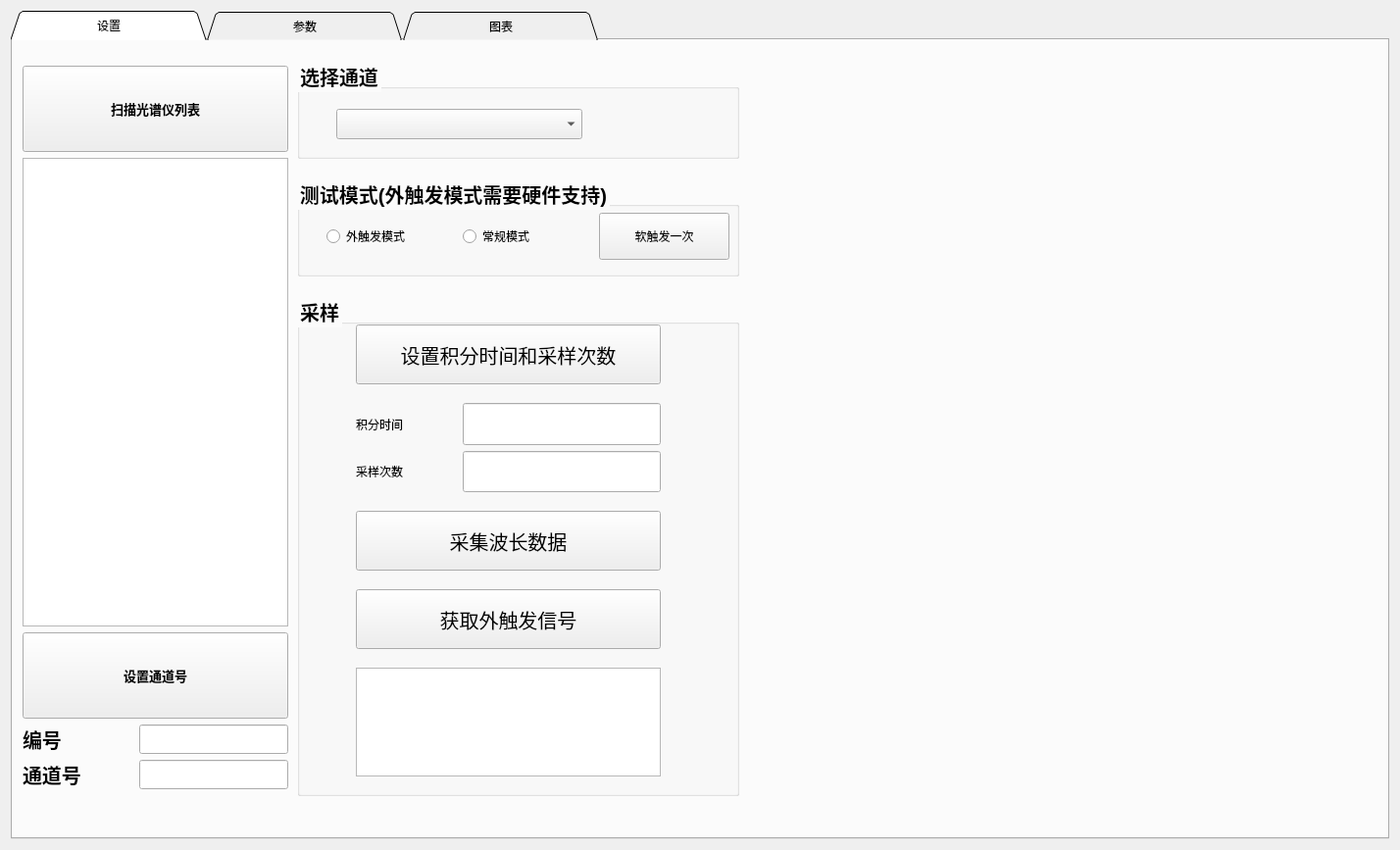
<?xml version="1.0" encoding="UTF-8"?>
<ui version="4.0">
 <class>Widget</class>
 <widget class="QWidget" name="Widget">
  <property name="geometry">
   <rect>
    <x>0</x>
    <y>0</y>
    <width>1428</width>
    <height>867</height>
   </rect>
  </property>
  <property name="minimumSize">
   <size>
    <width>500</width>
    <height>500</height>
   </size>
  </property>
  <property name="windowTitle">
   <string>Widget</string>
  </property>
  <layout class="QVBoxLayout" name="verticalLayout">
   <item>
    <widget class="QTabWidget" name="tabWidget">
     <property name="cursor">
      <cursorShape>ArrowCursor</cursorShape>
     </property>
     <property name="styleSheet">
      <string notr="true">QTabBar::tab{width:200px; height:30px}</string>
     </property>
     <property name="tabShape">
      <enum>QTabWidget::Triangular</enum>
     </property>
     <property name="currentIndex">
      <number>0</number>
     </property>
     <property name="iconSize">
      <size>
       <width>16</width>
       <height>16</height>
      </size>
     </property>
     <property name="elideMode">
      <enum>Qt::ElideNone</enum>
     </property>
     <property name="usesScrollButtons">
      <bool>true</bool>
     </property>
     <property name="tabsClosable">
      <bool>false</bool>
     </property>
     <property name="movable">
      <bool>false</bool>
     </property>
     <property name="tabBarAutoHide">
      <bool>false</bool>
     </property>
     <widget class="QWidget" name="setting">
      <property name="enabled">
       <bool>true</bool>
      </property>
      <attribute name="title">
       <string>设置</string>
      </attribute>
      <widget class="QGroupBox" name="groupBox">
       <property name="geometry">
        <rect>
         <x>290</x>
         <y>20</y>
         <width>451</width>
         <height>101</height>
        </rect>
       </property>
       <property name="styleSheet">
        <string notr="true">QGroupBox{
	font-size: 20px;
	font-weight: bold;
}</string>
       </property>
       <property name="title">
        <string>选择通道</string>
       </property>
       <widget class="QComboBox" name="comboBox">
        <property name="geometry">
         <rect>
          <x>40</x>
          <y>50</y>
          <width>251</width>
          <height>31</height>
         </rect>
        </property>
        <property name="editable">
         <bool>false</bool>
        </property>
        <property name="currentText">
         <string/>
        </property>
        <property name="currentIndex">
         <number>-1</number>
        </property>
       </widget>
      </widget>
      <widget class="QGroupBox" name="groupBox_2">
       <property name="geometry">
        <rect>
         <x>290</x>
         <y>140</y>
         <width>451</width>
         <height>101</height>
        </rect>
       </property>
       <property name="styleSheet">
        <string notr="true">QGroupBox{
	font-size: 20px;
	font-weight: bold;
}</string>
       </property>
       <property name="title">
        <string>测试模式(外触发模式需要硬件支持)</string>
       </property>
       <widget class="QWidget" name="">
        <property name="geometry">
         <rect>
          <x>30</x>
          <y>30</y>
          <width>411</width>
          <height>61</height>
         </rect>
        </property>
        <layout class="QHBoxLayout" name="horizontalLayout_13">
         <item>
          <widget class="QRadioButton" name="radioButton_2">
           <property name="text">
            <string>外触发模式</string>
           </property>
          </widget>
         </item>
         <item>
          <widget class="QRadioButton" name="radioButton">
           <property name="text">
            <string>常规模式 </string>
           </property>
          </widget>
         </item>
         <item>
          <widget class="QPushButton" name="pushButton_3">
           <property name="maximumSize">
            <size>
             <width>250</width>
             <height>16777215</height>
            </size>
           </property>
           <property name="styleSheet">
            <string notr="true">QPushButton{
	height: 40px;
	width: 80px;
}</string>
           </property>
           <property name="text">
            <string>软触发一次</string>
           </property>
          </widget>
         </item>
        </layout>
       </widget>
      </widget>
      <widget class="QGroupBox" name="groupBox_3">
       <property name="geometry">
        <rect>
         <x>290</x>
         <y>260</y>
         <width>451</width>
         <height>511</height>
        </rect>
       </property>
       <property name="styleSheet">
        <string notr="true">QGroupBox{
	font-size: 20px;
	font-weight: bold;
}</string>
       </property>
       <property name="title">
        <string>采样</string>
       </property>
       <widget class="QPushButton" name="pushButton_4">
        <property name="geometry">
         <rect>
          <x>60</x>
          <y>30</y>
          <width>311</width>
          <height>61</height>
         </rect>
        </property>
        <property name="styleSheet">
         <string notr="true">QPushButton{
	font-size: 20px;
}</string>
        </property>
        <property name="text">
         <string>设置积分时间和采样次数</string>
        </property>
       </widget>
       <widget class="QPushButton" name="pushButton_5">
        <property name="geometry">
         <rect>
          <x>60</x>
          <y>220</y>
          <width>311</width>
          <height>61</height>
         </rect>
        </property>
        <property name="styleSheet">
         <string notr="true">QPushButton{
	font-size: 20px;
}</string>
        </property>
        <property name="text">
         <string>采集波长数据</string>
        </property>
       </widget>
       <widget class="QPushButton" name="pushButton_6">
        <property name="geometry">
         <rect>
          <x>60</x>
          <y>300</y>
          <width>311</width>
          <height>61</height>
         </rect>
        </property>
        <property name="styleSheet">
         <string notr="true">QPushButton{
	font-size: 20px;
}</string>
        </property>
        <property name="text">
         <string>获取外触发信号</string>
        </property>
       </widget>
       <widget class="QTextEdit" name="textEdit_5">
        <property name="geometry">
         <rect>
          <x>60</x>
          <y>380</y>
          <width>311</width>
          <height>111</height>
         </rect>
        </property>
       </widget>
       <widget class="QWidget" name="">
        <property name="geometry">
         <rect>
          <x>60</x>
          <y>110</y>
          <width>311</width>
          <height>91</height>
         </rect>
        </property>
        <layout class="QVBoxLayout" name="verticalLayout_5">
         <item>
          <layout class="QHBoxLayout" name="horizontalLayout_14">
           <item>
            <widget class="QLabel" name="label_6">
             <property name="text">
              <string>积分时间</string>
             </property>
            </widget>
           </item>
           <item>
            <widget class="QLineEdit" name="lineEdit_3">
             <property name="styleSheet">
              <string notr="true">QLineEdit{
	max-height: 50px;
	max-width: 200px;
}</string>
             </property>
            </widget>
           </item>
          </layout>
         </item>
         <item>
          <layout class="QHBoxLayout" name="horizontalLayout_15">
           <item>
            <widget class="QLabel" name="label_16">
             <property name="text">
              <string>采样次数</string>
             </property>
            </widget>
           </item>
           <item>
            <widget class="QLineEdit" name="lineEdit_4">
             <property name="styleSheet">
              <string notr="true">QLineEdit{
	max-height: 50px;
	max-width: 200px;
}</string>
             </property>
            </widget>
           </item>
          </layout>
         </item>
        </layout>
       </widget>
      </widget>
      <widget class="QWidget" name="">
       <property name="geometry">
        <rect>
         <x>10</x>
         <y>26</y>
         <width>271</width>
         <height>738</height>
        </rect>
       </property>
       <layout class="QVBoxLayout" name="verticalLayout_4">
        <item>
         <widget class="QPushButton" name="scanningButton">
          <property name="minimumSize">
           <size>
            <width>0</width>
            <height>0</height>
           </size>
          </property>
          <property name="font">
           <font>
            <family>Agency FB</family>
            <pointsize>10</pointsize>
            <weight>75</weight>
            <italic>false</italic>
            <bold>true</bold>
            <underline>false</underline>
            <stylestrategy>PreferDefault</stylestrategy>
           </font>
          </property>
          <property name="styleSheet">
           <string notr="true">QPushButton{
	height: 80px;
}</string>
          </property>
          <property name="text">
           <string>扫描光谱仪列表</string>
          </property>
          <property name="iconSize">
           <size>
            <width>20</width>
            <height>20</height>
           </size>
          </property>
          <property name="autoDefault">
           <bool>true</bool>
          </property>
          <property name="default">
           <bool>false</bool>
          </property>
          <property name="flat">
           <bool>false</bool>
          </property>
         </widget>
        </item>
        <item>
         <widget class="QListWidget" name="spectList">
          <property name="minimumSize">
           <size>
            <width>0</width>
            <height>400</height>
           </size>
          </property>
          <property name="styleSheet">
           <string notr="true">QListWidget{
	size: 400px;
}</string>
          </property>
          <property name="resizeMode">
           <enum>QListView::Adjust</enum>
          </property>
         </widget>
        </item>
        <item>
         <widget class="QPushButton" name="setChannelNumberButton">
          <property name="minimumSize">
           <size>
            <width>0</width>
            <height>0</height>
           </size>
          </property>
          <property name="font">
           <font>
            <family>Agency FB</family>
            <pointsize>10</pointsize>
            <weight>75</weight>
            <italic>false</italic>
            <bold>true</bold>
            <underline>false</underline>
            <stylestrategy>PreferDefault</stylestrategy>
           </font>
          </property>
          <property name="styleSheet">
           <string notr="true">QPushButton{
	height: 80px;
}</string>
          </property>
          <property name="text">
           <string>设置通道号</string>
          </property>
          <property name="iconSize">
           <size>
            <width>20</width>
            <height>20</height>
           </size>
          </property>
          <property name="autoDefault">
           <bool>true</bool>
          </property>
          <property name="default">
           <bool>false</bool>
          </property>
          <property name="flat">
           <bool>false</bool>
          </property>
         </widget>
        </item>
        <item>
         <layout class="QHBoxLayout" name="horizontalLayout_2">
          <item>
           <widget class="QLabel" name="label_2">
            <property name="styleSheet">
             <string notr="true">QLabel{
	font-size: 20px;
	font-weight: bold;
	
}</string>
            </property>
            <property name="text">
             <string>编号</string>
            </property>
            <property name="wordWrap">
             <bool>false</bool>
            </property>
            <property name="margin">
             <number>20</number>
            </property>
           </widget>
          </item>
          <item>
           <widget class="QLineEdit" name="numberEdit">
            <property name="styleSheet">
             <string notr="true">QLineEdit{
	max-height: 30px;
	max-width: 150px;
}</string>
            </property>
            <property name="alignment">
             <set>Qt::AlignCenter</set>
            </property>
           </widget>
          </item>
         </layout>
        </item>
        <item>
         <layout class="QHBoxLayout" name="horizontalLayout_6">
          <item>
           <widget class="QLabel" name="label_15">
            <property name="styleSheet">
             <string notr="true">QLabel{
	font-size: 20px;
	font-weight: bold;
}</string>
            </property>
            <property name="text">
             <string>通道号</string>
            </property>
            <property name="wordWrap">
             <bool>false</bool>
            </property>
            <property name="margin">
             <number>20</number>
            </property>
           </widget>
          </item>
          <item>
           <widget class="QLineEdit" name="channelNumbeEdit">
            <property name="styleSheet">
             <string notr="true">QLineEdit{
	max-height: 30px;
	max-width: 150px;
}</string>
            </property>
            <property name="alignment">
             <set>Qt::AlignCenter</set>
            </property>
           </widget>
          </item>
         </layout>
        </item>
       </layout>
      </widget>
     </widget>
     <widget class="QWidget" name="params">
      <attribute name="title">
       <string>参数</string>
      </attribute>
      <widget class="QWidget" name="layoutWidget">
       <property name="geometry">
        <rect>
         <x>-40</x>
         <y>30</y>
         <width>891</width>
         <height>561</height>
        </rect>
       </property>
       <layout class="QHBoxLayout" name="horizontalLayout_12">
        <item>
         <layout class="QVBoxLayout" name="verticalLayout_2">
          <item>
           <layout class="QHBoxLayout" name="horizontalLayout">
            <item>
             <spacer name="horizontalSpacer_2">
              <property name="orientation">
               <enum>Qt::Horizontal</enum>
              </property>
              <property name="sizeHint" stdset="0">
               <size>
                <width>40</width>
                <height>20</height>
               </size>
              </property>
             </spacer>
            </item>
            <item>
             <widget class="QLabel" name="label">
              <property name="maximumSize">
               <size>
                <width>16777215</width>
                <height>16777196</height>
               </size>
              </property>
              <property name="text">
               <string>浊度：</string>
              </property>
             </widget>
            </item>
            <item>
             <widget class="QTextBrowser" name="textBrowser">
              <property name="maximumSize">
               <size>
                <width>200</width>
                <height>30</height>
               </size>
              </property>
              <property name="autoFormatting">
               <set>QTextEdit::AutoNone</set>
              </property>
              <property name="html">
               <string>&lt;!DOCTYPE HTML PUBLIC &quot;-//W3C//DTD HTML 4.0//EN&quot; &quot;http://www.w3.org/TR/REC-html40/strict.dtd&quot;&gt;
&lt;html&gt;&lt;head&gt;&lt;meta name=&quot;qrichtext&quot; content=&quot;1&quot; /&gt;&lt;style type=&quot;text/css&quot;&gt;
p, li { white-space: pre-wrap; }
&lt;/style&gt;&lt;/head&gt;&lt;body style=&quot; font-family:'SimSun'; font-size:9pt; font-weight:400; font-style:normal;&quot;&gt;
&lt;p style=&quot; margin-top:0px; margin-bottom:0px; margin-left:0px; margin-right:0px; -qt-block-indent:0; text-indent:0px;&quot;&gt;12&lt;/p&gt;&lt;/body&gt;&lt;/html&gt;</string>
              </property>
             </widget>
            </item>
           </layout>
          </item>
          <item>
           <layout class="QHBoxLayout" name="horizontalLayout_3">
            <item>
             <spacer name="horizontalSpacer_5">
              <property name="orientation">
               <enum>Qt::Horizontal</enum>
              </property>
              <property name="sizeHint" stdset="0">
               <size>
                <width>40</width>
                <height>20</height>
               </size>
              </property>
             </spacer>
            </item>
            <item>
             <widget class="QLabel" name="label_3">
              <property name="maximumSize">
               <size>
                <width>16777215</width>
                <height>16777196</height>
               </size>
              </property>
              <property name="text">
               <string>COD：</string>
              </property>
             </widget>
            </item>
            <item>
             <widget class="QTextBrowser" name="textBrowser_3">
              <property name="maximumSize">
               <size>
                <width>200</width>
                <height>30</height>
               </size>
              </property>
              <property name="autoFormatting">
               <set>QTextEdit::AutoNone</set>
              </property>
              <property name="html">
               <string>&lt;!DOCTYPE HTML PUBLIC &quot;-//W3C//DTD HTML 4.0//EN&quot; &quot;http://www.w3.org/TR/REC-html40/strict.dtd&quot;&gt;
&lt;html&gt;&lt;head&gt;&lt;meta name=&quot;qrichtext&quot; content=&quot;1&quot; /&gt;&lt;style type=&quot;text/css&quot;&gt;
p, li { white-space: pre-wrap; }
&lt;/style&gt;&lt;/head&gt;&lt;body style=&quot; font-family:'SimSun'; font-size:9pt; font-weight:400; font-style:normal;&quot;&gt;
&lt;p style=&quot; margin-top:0px; margin-bottom:0px; margin-left:0px; margin-right:0px; -qt-block-indent:0; text-indent:0px;&quot;&gt;12&lt;/p&gt;&lt;/body&gt;&lt;/html&gt;</string>
              </property>
             </widget>
            </item>
           </layout>
          </item>
          <item>
           <layout class="QHBoxLayout" name="horizontalLayout_4">
            <item>
             <spacer name="horizontalSpacer_7">
              <property name="orientation">
               <enum>Qt::Horizontal</enum>
              </property>
              <property name="sizeHint" stdset="0">
               <size>
                <width>40</width>
                <height>20</height>
               </size>
              </property>
             </spacer>
            </item>
            <item>
             <widget class="QLabel" name="label_4">
              <property name="maximumSize">
               <size>
                <width>16777215</width>
                <height>16777196</height>
               </size>
              </property>
              <property name="text">
               <string>TOC：</string>
              </property>
             </widget>
            </item>
            <item>
             <widget class="QTextBrowser" name="textBrowser_4">
              <property name="maximumSize">
               <size>
                <width>200</width>
                <height>30</height>
               </size>
              </property>
              <property name="autoFormatting">
               <set>QTextEdit::AutoNone</set>
              </property>
              <property name="html">
               <string>&lt;!DOCTYPE HTML PUBLIC &quot;-//W3C//DTD HTML 4.0//EN&quot; &quot;http://www.w3.org/TR/REC-html40/strict.dtd&quot;&gt;
&lt;html&gt;&lt;head&gt;&lt;meta name=&quot;qrichtext&quot; content=&quot;1&quot; /&gt;&lt;style type=&quot;text/css&quot;&gt;
p, li { white-space: pre-wrap; }
&lt;/style&gt;&lt;/head&gt;&lt;body style=&quot; font-family:'SimSun'; font-size:9pt; font-weight:400; font-style:normal;&quot;&gt;
&lt;p style=&quot; margin-top:0px; margin-bottom:0px; margin-left:0px; margin-right:0px; -qt-block-indent:0; text-indent:0px;&quot;&gt;12&lt;/p&gt;&lt;/body&gt;&lt;/html&gt;</string>
              </property>
             </widget>
            </item>
           </layout>
          </item>
          <item>
           <layout class="QHBoxLayout" name="horizontalLayout_9">
            <item>
             <spacer name="horizontalSpacer_17">
              <property name="orientation">
               <enum>Qt::Horizontal</enum>
              </property>
              <property name="sizeHint" stdset="0">
               <size>
                <width>40</width>
                <height>20</height>
               </size>
              </property>
             </spacer>
            </item>
            <item>
             <widget class="QLabel" name="label_9">
              <property name="maximumSize">
               <size>
                <width>16777215</width>
                <height>16777196</height>
               </size>
              </property>
              <property name="text">
               <string>TP：</string>
              </property>
             </widget>
            </item>
            <item>
             <widget class="QTextBrowser" name="textBrowser_9">
              <property name="maximumSize">
               <size>
                <width>200</width>
                <height>30</height>
               </size>
              </property>
              <property name="autoFormatting">
               <set>QTextEdit::AutoNone</set>
              </property>
              <property name="html">
               <string>&lt;!DOCTYPE HTML PUBLIC &quot;-//W3C//DTD HTML 4.0//EN&quot; &quot;http://www.w3.org/TR/REC-html40/strict.dtd&quot;&gt;
&lt;html&gt;&lt;head&gt;&lt;meta name=&quot;qrichtext&quot; content=&quot;1&quot; /&gt;&lt;style type=&quot;text/css&quot;&gt;
p, li { white-space: pre-wrap; }
&lt;/style&gt;&lt;/head&gt;&lt;body style=&quot; font-family:'SimSun'; font-size:9pt; font-weight:400; font-style:normal;&quot;&gt;
&lt;p style=&quot; margin-top:0px; margin-bottom:0px; margin-left:0px; margin-right:0px; -qt-block-indent:0; text-indent:0px;&quot;&gt;12&lt;/p&gt;&lt;/body&gt;&lt;/html&gt;</string>
              </property>
             </widget>
            </item>
           </layout>
          </item>
          <item>
           <layout class="QHBoxLayout" name="horizontalLayout_11">
            <item>
             <spacer name="horizontalSpacer_21">
              <property name="orientation">
               <enum>Qt::Horizontal</enum>
              </property>
              <property name="sizeHint" stdset="0">
               <size>
                <width>40</width>
                <height>20</height>
               </size>
              </property>
             </spacer>
            </item>
            <item>
             <widget class="QLabel" name="label_11">
              <property name="maximumSize">
               <size>
                <width>16777215</width>
                <height>16777196</height>
               </size>
              </property>
              <property name="text">
               <string>NH3-N：</string>
              </property>
             </widget>
            </item>
            <item>
             <widget class="QTextBrowser" name="textBrowser_11">
              <property name="maximumSize">
               <size>
                <width>200</width>
                <height>30</height>
               </size>
              </property>
              <property name="autoFormatting">
               <set>QTextEdit::AutoNone</set>
              </property>
              <property name="html">
               <string>&lt;!DOCTYPE HTML PUBLIC &quot;-//W3C//DTD HTML 4.0//EN&quot; &quot;http://www.w3.org/TR/REC-html40/strict.dtd&quot;&gt;
&lt;html&gt;&lt;head&gt;&lt;meta name=&quot;qrichtext&quot; content=&quot;1&quot; /&gt;&lt;style type=&quot;text/css&quot;&gt;
p, li { white-space: pre-wrap; }
&lt;/style&gt;&lt;/head&gt;&lt;body style=&quot; font-family:'SimSun'; font-size:9pt; font-weight:400; font-style:normal;&quot;&gt;
&lt;p style=&quot; margin-top:0px; margin-bottom:0px; margin-left:0px; margin-right:0px; -qt-block-indent:0; text-indent:0px;&quot;&gt;12&lt;/p&gt;&lt;/body&gt;&lt;/html&gt;</string>
              </property>
             </widget>
            </item>
           </layout>
          </item>
          <item>
           <layout class="QHBoxLayout" name="horizontalLayout_20">
            <item>
             <spacer name="horizontalSpacer_25">
              <property name="orientation">
               <enum>Qt::Horizontal</enum>
              </property>
              <property name="sizeHint" stdset="0">
               <size>
                <width>40</width>
                <height>20</height>
               </size>
              </property>
             </spacer>
            </item>
            <item>
             <widget class="QLabel" name="label_13">
              <property name="maximumSize">
               <size>
                <width>16777215</width>
                <height>16777196</height>
               </size>
              </property>
              <property name="text">
               <string>TN：</string>
              </property>
             </widget>
            </item>
            <item>
             <widget class="QTextBrowser" name="textBrowser_13">
              <property name="maximumSize">
               <size>
                <width>200</width>
                <height>30</height>
               </size>
              </property>
              <property name="autoFormatting">
               <set>QTextEdit::AutoNone</set>
              </property>
              <property name="html">
               <string>&lt;!DOCTYPE HTML PUBLIC &quot;-//W3C//DTD HTML 4.0//EN&quot; &quot;http://www.w3.org/TR/REC-html40/strict.dtd&quot;&gt;
&lt;html&gt;&lt;head&gt;&lt;meta name=&quot;qrichtext&quot; content=&quot;1&quot; /&gt;&lt;style type=&quot;text/css&quot;&gt;
p, li { white-space: pre-wrap; }
&lt;/style&gt;&lt;/head&gt;&lt;body style=&quot; font-family:'SimSun'; font-size:9pt; font-weight:400; font-style:normal;&quot;&gt;
&lt;p style=&quot; margin-top:0px; margin-bottom:0px; margin-left:0px; margin-right:0px; -qt-block-indent:0; text-indent:0px;&quot;&gt;12&lt;/p&gt;&lt;/body&gt;&lt;/html&gt;</string>
              </property>
             </widget>
            </item>
           </layout>
          </item>
         </layout>
        </item>
        <item>
         <layout class="QVBoxLayout" name="verticalLayout_3">
          <item>
           <layout class="QHBoxLayout" name="horizontalLayout_5">
            <item>
             <spacer name="horizontalSpacer_9">
              <property name="orientation">
               <enum>Qt::Horizontal</enum>
              </property>
              <property name="sizeHint" stdset="0">
               <size>
                <width>40</width>
                <height>20</height>
               </size>
              </property>
             </spacer>
            </item>
            <item>
             <widget class="QLabel" name="label_5">
              <property name="maximumSize">
               <size>
                <width>16777215</width>
                <height>16777196</height>
               </size>
              </property>
              <property name="text">
               <string>硫酸盐：</string>
              </property>
             </widget>
            </item>
            <item>
             <widget class="QTextBrowser" name="textBrowser_5">
              <property name="maximumSize">
               <size>
                <width>200</width>
                <height>30</height>
               </size>
              </property>
              <property name="autoFormatting">
               <set>QTextEdit::AutoNone</set>
              </property>
              <property name="html">
               <string>&lt;!DOCTYPE HTML PUBLIC &quot;-//W3C//DTD HTML 4.0//EN&quot; &quot;http://www.w3.org/TR/REC-html40/strict.dtd&quot;&gt;
&lt;html&gt;&lt;head&gt;&lt;meta name=&quot;qrichtext&quot; content=&quot;1&quot; /&gt;&lt;style type=&quot;text/css&quot;&gt;
p, li { white-space: pre-wrap; }
&lt;/style&gt;&lt;/head&gt;&lt;body style=&quot; font-family:'SimSun'; font-size:9pt; font-weight:400; font-style:normal;&quot;&gt;
&lt;p style=&quot; margin-top:0px; margin-bottom:0px; margin-left:0px; margin-right:0px; -qt-block-indent:0; text-indent:0px;&quot;&gt;12&lt;/p&gt;&lt;/body&gt;&lt;/html&gt;</string>
              </property>
             </widget>
            </item>
           </layout>
          </item>
          <item>
           <layout class="QHBoxLayout" name="horizontalLayout_7">
            <item>
             <spacer name="horizontalSpacer_13">
              <property name="orientation">
               <enum>Qt::Horizontal</enum>
              </property>
              <property name="sizeHint" stdset="0">
               <size>
                <width>40</width>
                <height>20</height>
               </size>
              </property>
             </spacer>
            </item>
            <item>
             <widget class="QLabel" name="label_7">
              <property name="maximumSize">
               <size>
                <width>16777215</width>
                <height>16777196</height>
               </size>
              </property>
              <property name="text">
               <string>氯化物：</string>
              </property>
             </widget>
            </item>
            <item>
             <widget class="QTextBrowser" name="textBrowser_7">
              <property name="maximumSize">
               <size>
                <width>200</width>
                <height>30</height>
               </size>
              </property>
              <property name="autoFormatting">
               <set>QTextEdit::AutoNone</set>
              </property>
              <property name="html">
               <string>&lt;!DOCTYPE HTML PUBLIC &quot;-//W3C//DTD HTML 4.0//EN&quot; &quot;http://www.w3.org/TR/REC-html40/strict.dtd&quot;&gt;
&lt;html&gt;&lt;head&gt;&lt;meta name=&quot;qrichtext&quot; content=&quot;1&quot; /&gt;&lt;style type=&quot;text/css&quot;&gt;
p, li { white-space: pre-wrap; }
&lt;/style&gt;&lt;/head&gt;&lt;body style=&quot; font-family:'SimSun'; font-size:9pt; font-weight:400; font-style:normal;&quot;&gt;
&lt;p style=&quot; margin-top:0px; margin-bottom:0px; margin-left:0px; margin-right:0px; -qt-block-indent:0; text-indent:0px;&quot;&gt;12&lt;/p&gt;&lt;/body&gt;&lt;/html&gt;</string>
              </property>
             </widget>
            </item>
           </layout>
          </item>
          <item>
           <layout class="QHBoxLayout" name="horizontalLayout_8">
            <item>
             <spacer name="horizontalSpacer_15">
              <property name="orientation">
               <enum>Qt::Horizontal</enum>
              </property>
              <property name="sizeHint" stdset="0">
               <size>
                <width>40</width>
                <height>20</height>
               </size>
              </property>
             </spacer>
            </item>
            <item>
             <widget class="QLabel" name="label_8">
              <property name="maximumSize">
               <size>
                <width>16777215</width>
                <height>16777196</height>
               </size>
              </property>
              <property name="text">
               <string>氟化物：</string>
              </property>
             </widget>
            </item>
            <item>
             <widget class="QTextBrowser" name="textBrowser_8">
              <property name="maximumSize">
               <size>
                <width>200</width>
                <height>30</height>
               </size>
              </property>
              <property name="autoFormatting">
               <set>QTextEdit::AutoNone</set>
              </property>
              <property name="html">
               <string>&lt;!DOCTYPE HTML PUBLIC &quot;-//W3C//DTD HTML 4.0//EN&quot; &quot;http://www.w3.org/TR/REC-html40/strict.dtd&quot;&gt;
&lt;html&gt;&lt;head&gt;&lt;meta name=&quot;qrichtext&quot; content=&quot;1&quot; /&gt;&lt;style type=&quot;text/css&quot;&gt;
p, li { white-space: pre-wrap; }
&lt;/style&gt;&lt;/head&gt;&lt;body style=&quot; font-family:'SimSun'; font-size:9pt; font-weight:400; font-style:normal;&quot;&gt;
&lt;p style=&quot; margin-top:0px; margin-bottom:0px; margin-left:0px; margin-right:0px; -qt-block-indent:0; text-indent:0px;&quot;&gt;12&lt;/p&gt;&lt;/body&gt;&lt;/html&gt;</string>
              </property>
             </widget>
            </item>
           </layout>
          </item>
          <item>
           <layout class="QHBoxLayout" name="horizontalLayout_10">
            <item>
             <spacer name="horizontalSpacer_19">
              <property name="orientation">
               <enum>Qt::Horizontal</enum>
              </property>
              <property name="sizeHint" stdset="0">
               <size>
                <width>40</width>
                <height>20</height>
               </size>
              </property>
             </spacer>
            </item>
            <item>
             <widget class="QLabel" name="label_10">
              <property name="maximumSize">
               <size>
                <width>16777215</width>
                <height>16777196</height>
               </size>
              </property>
              <property name="text">
               <string>氯仿：</string>
              </property>
             </widget>
            </item>
            <item>
             <widget class="QTextBrowser" name="textBrowser_10">
              <property name="maximumSize">
               <size>
                <width>200</width>
                <height>30</height>
               </size>
              </property>
              <property name="autoFormatting">
               <set>QTextEdit::AutoNone</set>
              </property>
              <property name="html">
               <string>&lt;!DOCTYPE HTML PUBLIC &quot;-//W3C//DTD HTML 4.0//EN&quot; &quot;http://www.w3.org/TR/REC-html40/strict.dtd&quot;&gt;
&lt;html&gt;&lt;head&gt;&lt;meta name=&quot;qrichtext&quot; content=&quot;1&quot; /&gt;&lt;style type=&quot;text/css&quot;&gt;
p, li { white-space: pre-wrap; }
&lt;/style&gt;&lt;/head&gt;&lt;body style=&quot; font-family:'SimSun'; font-size:9pt; font-weight:400; font-style:normal;&quot;&gt;
&lt;p style=&quot; margin-top:0px; margin-bottom:0px; margin-left:0px; margin-right:0px; -qt-block-indent:0; text-indent:0px;&quot;&gt;12&lt;/p&gt;&lt;/body&gt;&lt;/html&gt;</string>
              </property>
             </widget>
            </item>
           </layout>
          </item>
          <item>
           <layout class="QHBoxLayout" name="horizontalLayout_18">
            <item>
             <spacer name="horizontalSpacer_23">
              <property name="orientation">
               <enum>Qt::Horizontal</enum>
              </property>
              <property name="sizeHint" stdset="0">
               <size>
                <width>40</width>
                <height>20</height>
               </size>
              </property>
             </spacer>
            </item>
            <item>
             <widget class="QLabel" name="label_12">
              <property name="maximumSize">
               <size>
                <width>16777215</width>
                <height>16777196</height>
               </size>
              </property>
              <property name="text">
               <string>四氯化碳：</string>
              </property>
             </widget>
            </item>
            <item>
             <widget class="QTextBrowser" name="textBrowser_12">
              <property name="maximumSize">
               <size>
                <width>200</width>
                <height>30</height>
               </size>
              </property>
              <property name="autoFormatting">
               <set>QTextEdit::AutoNone</set>
              </property>
              <property name="html">
               <string>&lt;!DOCTYPE HTML PUBLIC &quot;-//W3C//DTD HTML 4.0//EN&quot; &quot;http://www.w3.org/TR/REC-html40/strict.dtd&quot;&gt;
&lt;html&gt;&lt;head&gt;&lt;meta name=&quot;qrichtext&quot; content=&quot;1&quot; /&gt;&lt;style type=&quot;text/css&quot;&gt;
p, li { white-space: pre-wrap; }
&lt;/style&gt;&lt;/head&gt;&lt;body style=&quot; font-family:'SimSun'; font-size:9pt; font-weight:400; font-style:normal;&quot;&gt;
&lt;p style=&quot; margin-top:0px; margin-bottom:0px; margin-left:0px; margin-right:0px; -qt-block-indent:0; text-indent:0px;&quot;&gt;12&lt;/p&gt;&lt;/body&gt;&lt;/html&gt;</string>
              </property>
             </widget>
            </item>
           </layout>
          </item>
          <item>
           <layout class="QHBoxLayout" name="horizontalLayout_21">
            <item>
             <spacer name="horizontalSpacer_27">
              <property name="orientation">
               <enum>Qt::Horizontal</enum>
              </property>
              <property name="sizeHint" stdset="0">
               <size>
                <width>40</width>
                <height>20</height>
               </size>
              </property>
             </spacer>
            </item>
            <item>
             <widget class="QLabel" name="label_14">
              <property name="maximumSize">
               <size>
                <width>16777215</width>
                <height>16777196</height>
               </size>
              </property>
              <property name="text">
               <string>666：</string>
              </property>
             </widget>
            </item>
            <item>
             <widget class="QTextBrowser" name="textBrowser_14">
              <property name="maximumSize">
               <size>
                <width>200</width>
                <height>30</height>
               </size>
              </property>
              <property name="autoFormatting">
               <set>QTextEdit::AutoNone</set>
              </property>
              <property name="html">
               <string>&lt;!DOCTYPE HTML PUBLIC &quot;-//W3C//DTD HTML 4.0//EN&quot; &quot;http://www.w3.org/TR/REC-html40/strict.dtd&quot;&gt;
&lt;html&gt;&lt;head&gt;&lt;meta name=&quot;qrichtext&quot; content=&quot;1&quot; /&gt;&lt;style type=&quot;text/css&quot;&gt;
p, li { white-space: pre-wrap; }
&lt;/style&gt;&lt;/head&gt;&lt;body style=&quot; font-family:'SimSun'; font-size:9pt; font-weight:400; font-style:normal;&quot;&gt;
&lt;p style=&quot; margin-top:0px; margin-bottom:0px; margin-left:0px; margin-right:0px; -qt-block-indent:0; text-indent:0px;&quot;&gt;12&lt;/p&gt;&lt;/body&gt;&lt;/html&gt;</string>
              </property>
             </widget>
            </item>
           </layout>
          </item>
         </layout>
        </item>
       </layout>
      </widget>
     </widget>
     <widget class="QWidget" name="tab">
      <attribute name="title">
       <string>图表</string>
      </attribute>
      <widget class="QScrollArea" name="scrollArea">
       <property name="geometry">
        <rect>
         <x>330</x>
         <y>80</y>
         <width>120</width>
         <height>87</height>
        </rect>
       </property>
       <property name="widgetResizable">
        <bool>true</bool>
       </property>
       <widget class="QWidget" name="scrollAreaWidgetContents">
        <property name="geometry">
         <rect>
          <x>0</x>
          <y>0</y>
          <width>118</width>
          <height>85</height>
         </rect>
        </property>
       </widget>
      </widget>
     </widget>
    </widget>
   </item>
  </layout>
 </widget>
 <resources/>
 <connections/>
</ui>
